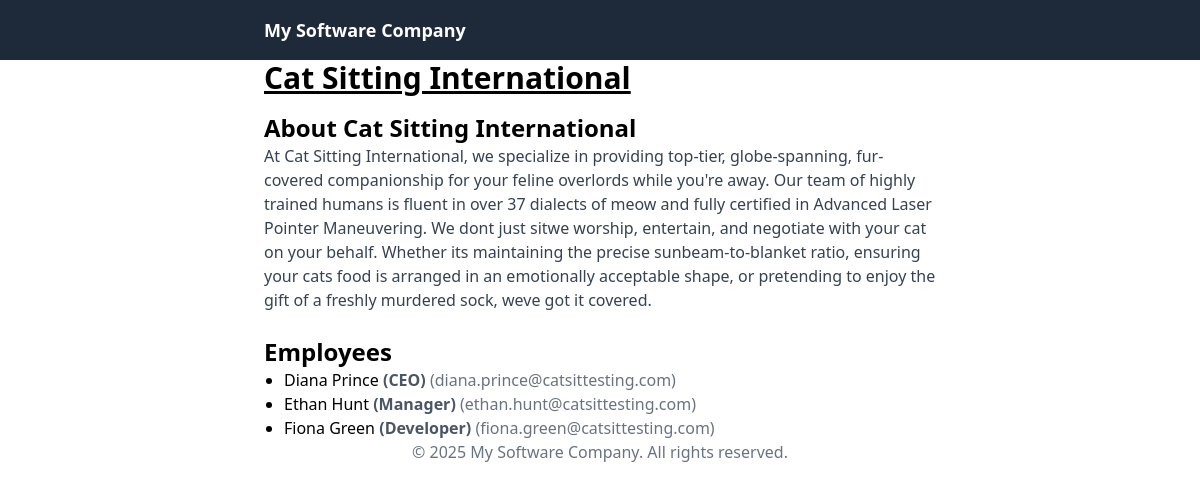
The page /clients/company/1 on the database its author committed.
### clients/models.py (models this page shows, shortened)
class Company(models.Model):
    name = models.CharField(max_length=100)
    email = models.EmailField(max_length=100, unique=True)
    description = models.TextField(blank = True, null = True, default = "Enter a Description here (optional)")
    created_at = models.DateTimeField(auto_now_add = True)
    updated_at = models.DateTimeField(auto_now = True)

class Employee(models.Model):
    first_name = models.CharField(max_length = 30)
    last_name = models.CharField(max_length = 50)
    email = models.EmailField(max_length = 50, unique = True)
    created_at = models.DateTimeField(auto_now_add = True)
    updated_at = models.DateTimeField(auto_now = True)
    company = models.ForeignKey(Company, on_delete = models.CASCADE, related_name = 'employees')
    role = models.ForeignKey(Role, on_delete = models.SET_NULL, null = True, blank = True, related_name = 'employees')

class Role(models.Model):
    name = models.CharField(max_length = 50, unique = True)
    description= models.TextField(blank = True, null = True)
    created_at = models.DateTimeField(auto_now_add = True)
    updated_at = models.DateTimeField(auto_now = True)
    def __str__(self):
        return self.name

### clients/views.py (the view)
# urls.py: path('company/<int:company_id>', company_detail, name = 'company_detail'),
def company_detail(request, company_id):
    company = get_object_or_404(Company, id = company_id)
    return render(request, 'clients/company_detail.html', {'company' : company})

### clients/templates/clients/company_detail.html
{% extends 'base.html' %}
{% block content %}
<div class="max-w-2xl mx-auto">
    <h1 class="text-3xl font-bold underline">
        {{ company.name }}
    </h1>
    <section>
        <h2 class="text-2xl font-semibold mt-4">
            About {{ company.name }}
        </h2>
        <p class="text-gray-700">
        {{company.description}}
        </p>
    </section>
    <section>
        <section class="mt-6">
            <h2 class="text-2xl font-semibold">Employees</h2>
            <ul class="list-disc pl-5">
                {% for employee in company.employees.all %}
                    <li>
                    {{ employee.first_name }} {{ employee.last_name }}
                    {% if employee.role %}
                    <span class="text-gray-600 font-bold">({{ employee.role }})</span>
                    {% else %}
                    <span class="text-gray-600 font-bold">(role unknown)</span>
                    {%endif %}
                    <span class="text-gray-500">({{ employee.email }})</span>
                    </li>
                {% empty %}
                    <li>No employees found.</li>
                {% endfor %}
            </ul>
        </section>
    </section>
</div>
{% endblock %}

### rows shown on the page
Company: name "Cat Sitting International", description "At Cat Sitting International, we specialize in providing top-tier, globe-spanning, fur-covered companionship for your feline overlords while you're away. Our team of highly trained humans is fluent in over 37 dialects of meow and fully certified in Advanced Laser Pointer Maneuvering. We dont just sitwe worship, entertain, and negotiate with your cat on your behalf. Whether its maintaining the precise sunbeam-to-blanket ratio, ensuring your cats food is arranged in an emotionally acceptable shape, or pretending to enjoy the gift of a freshly murdered sock, weve got it covered."
Employee: first_name "Diana", last_name "Prince", role "CEO", email "diana.prince@catsittesting.com"
Employee: first_name "Ethan", last_name "Hunt", role "Manager", email "ethan.hunt@catsittesting.com"
Employee: first_name "Fiona", last_name "Green", role "Developer", email "fiona.green@catsittesting.com"
